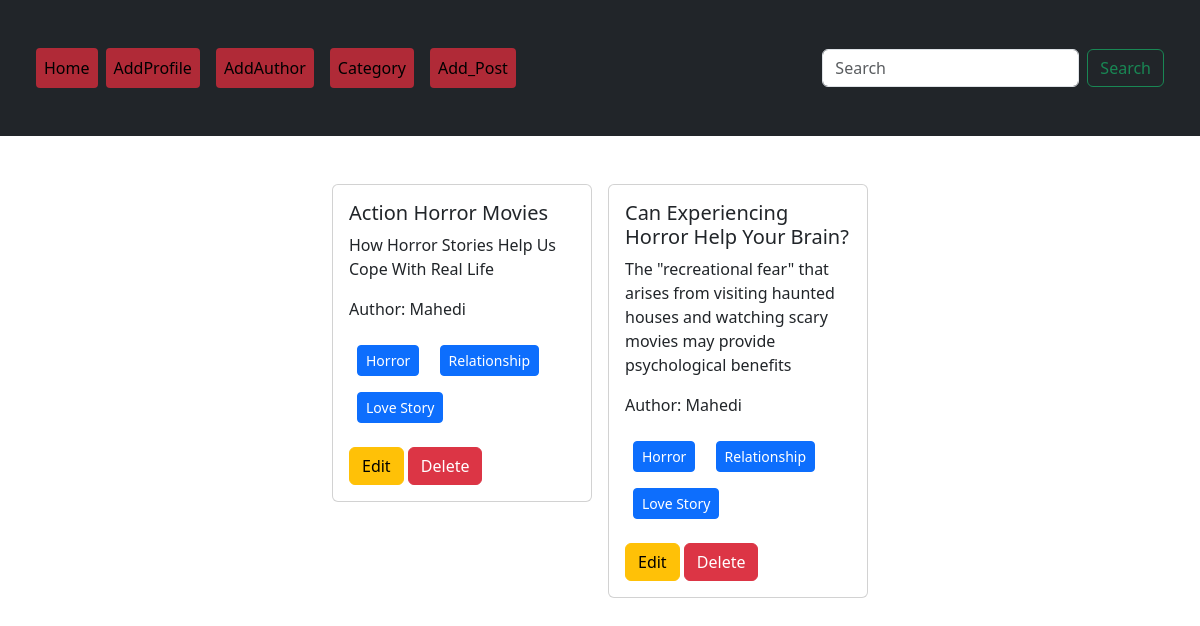
Before: / with the older database file.
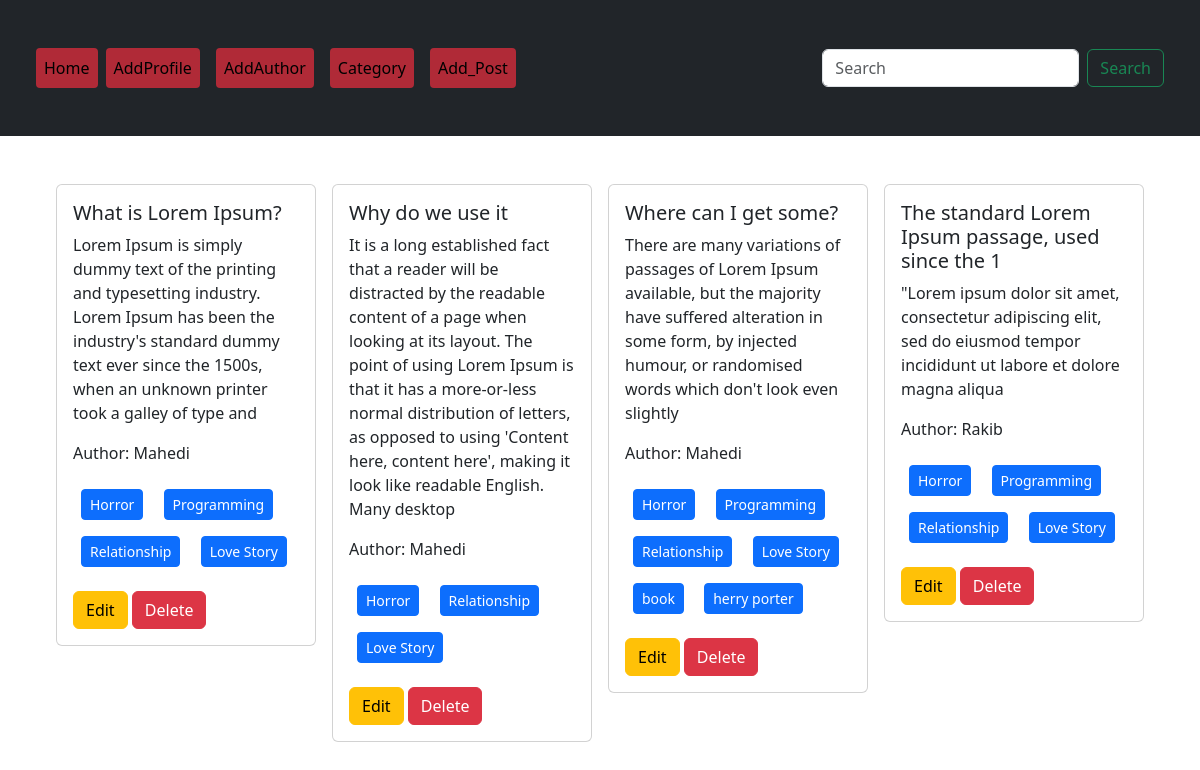
After: the same page with the newer database file.
### posts/models.py (models this page shows)
class Post(models.Model):
    title=models.CharField(max_length=50)
    content=models.TextField()
    category=models.ManyToManyField(Category) # ekta post many categories er hote pare abar onek category r ekta post hote pare
    author=models.ForeignKey(Author,on_delete=models.CASCADE)
    def __str__(self):
        return self.title

### author/models.py (models this page shows, shortened)
class Author(models.Model):
    name=models.CharField(max_length=50)
    Bio=models.TextField()
    phone_No=models.CharField(max_length=11)

### categories/models.py (models this page shows, shortened)
class Category(models.Model):
    Category_name=models.CharField(max_length=50)

### blog_project/views.py (the view)
# urls.py: 2. Add a URL to urlpatterns:  path('', views.home, name='home')
def home(request):
    data=models.Post.objects.all()
    print(data)
    return render(request,'home.html',{'form':data})

### templates/home.html
{% extends "base.html" %}
{% block content %}
<div class="d-flex flex-wrap justify-content-center px-5">
     {% for post in form %}
     <div class="col-sm-3 mb-3 mb-sm-0">
        <div class="card mx-2">
          <div class="card-body">
            <h5 class="card-title">{{post.title}}</h5>
            <p class="card-text">{{post.content}}</p>
            <p>Author: {{post.author.name}}</p>
            <p>
            {% for cat in post.category.all %}
            <button class="btn btn-primary btn-sm m-2">{{cat.Category_name}}</button>
            {% endfor %}
            </p>
            <a href="{% url "edit_post" post.id %}" class="btn btn-warning">Edit</a>
            <a href="{% url "delete_post" post.id %}" class="btn btn-danger">Delete</a>
          </div>
        </div>
      </div>
     {% endfor %}
  </div>
{% endblock %}

### templates/base.html (shortened to what this page needs)
<!doctype html>
<html lang="en">
  <head>
    <link href="https://cdn.jsdelivr.net/npm/bootstrap@5.3.3/dist/css/bootstrap.min.css" rel="stylesheet">
  </head>
  <body>
    <nav class="navbar navbar-expand-lg bg-dark px-4 mb-5 p-5">
        <div class="container-fluid">
          <div class="collapse navbar-collapse" id="navbarSupportedContent">
            <ul class="navbar-nav me-auto mb-2 mb-lg-0">
              <li class="nav-item">
                <a class="nav-link active btn btn-danger btn-sm" aria-current="page" href="{% url "homepages" %}">Home</a>
              </li>
              <li class="nav-item">
                <a class="nav-link active btn btn-danger btn-sm mx-2" aria-current="page" href="{% url "AddProfile" %}">AddProfile</a>
              </li>
              <li class="nav-item">
                <a class="nav-link active btn btn-danger btn-sm mx-2" aria-current="page" href="{% url "add_author" %}">AddAuthor</a>
              </li>
              <li class="nav-item">
                <a class="nav-link active btn btn-danger btn-sm mx-2" aria-current="page" href="{% url "add_category" %}">Category</a>
              </li>
              <li class="nav-item">
                <a class="nav-link active btn btn-danger btn-sm mx-2" aria-current="page" href="{% url "add_post" %}">Add_Post</a>
              </li>
            </ul>
            <form class="d-flex" role="search">
              <input class="form-control me-2" type="search" placeholder="Search" aria-label="Search">
              <button class="btn btn-outline-success" type="submit">Search</button>
            </form>
          </div>
        </div>
      </nav>
     {% block content  %}
     {% endblock %}
  </body>
</html>

Changed rows visible on the page:
removed Post: title "Action Horror Movies", content "How Horror Stories Help Us Cope With Real Life", author.name "Mahedi", Category (Category_name "Horror"), Category (Category_name "Relationship"), Category (Category_name "Love Story")
removed Post: title "Can Experiencing Horror Help Your Brain?", content "The \"recreational fear\" that arises from visiting haunted houses and watching scary movies may provide psychological benefits", author.name "Mahedi", Category (Category_name "Horror"), Category (Category_name "Relationship"), Category (Category_name "Love Story")
added Post: title "What is Lorem Ipsum?", content "Lorem Ipsum is simply dummy text of the printing and typesetting industry. Lorem Ipsum has been the industry's standard dummy text ever since the 1500s, when an unknown printer took a galley of type and", author.name "Mahedi", Category (Category_name "Horror"), Category (Category_name "Relationship"), Category (Category_name "Love Story")
now on this page (row unchanged): Category: Category_name "Programming"
added Post: title "Why do we use it", content "It is a long established fact that a reader will be distracted by the readable content of a page when looking at its layout. The point of using Lorem Ipsum is that it has a more-or-less normal distribution of letters, as opposed to using 'Content here, content here', making it look like readable English. Many desktop", author.name "Mahedi", Category (Category_name "Horror"), Category (Category_name "Relationship"), Category (Category_name "Love Story")
added Post: title "Where can I get some?", content "There are many variations of passages of Lorem Ipsum available, but the majority have suffered alteration in some form, by injected humour, or randomised words which don't look even slightly", author.name "Mahedi", Category (Category_name "Horror"), Category (Category_name "Relationship"), Category (Category_name "Love Story")
now on this page (row unchanged): Category: Category_name "book", shown under "Where can I get some?"
now on this page (row unchanged): Category: Category_name "herry porter", shown under "Where can I get some?"
added Post: title "The standard Lorem Ipsum passage, used since the 1", content "\"Lorem ipsum dolor sit amet, consectetur adipiscing elit, sed do eiusmod tempor incididunt ut labore et dolore magna aliqua", author.name "Rakib", Category (Category_name "Horror"), Category (Category_name "Relationship"), Category (Category_name "Love Story")
